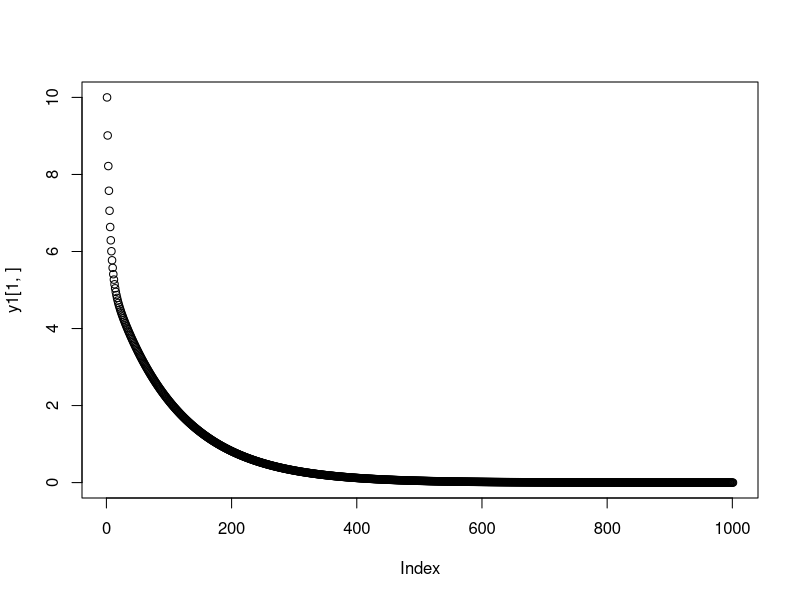
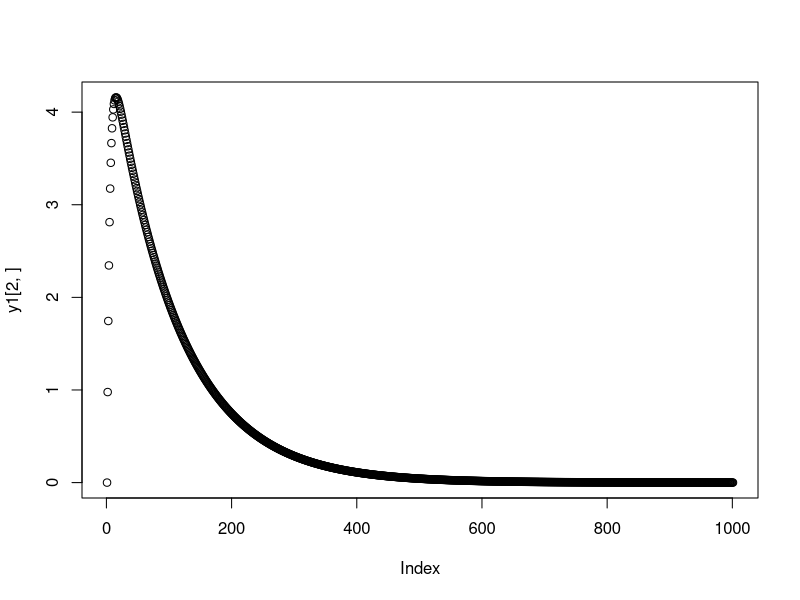
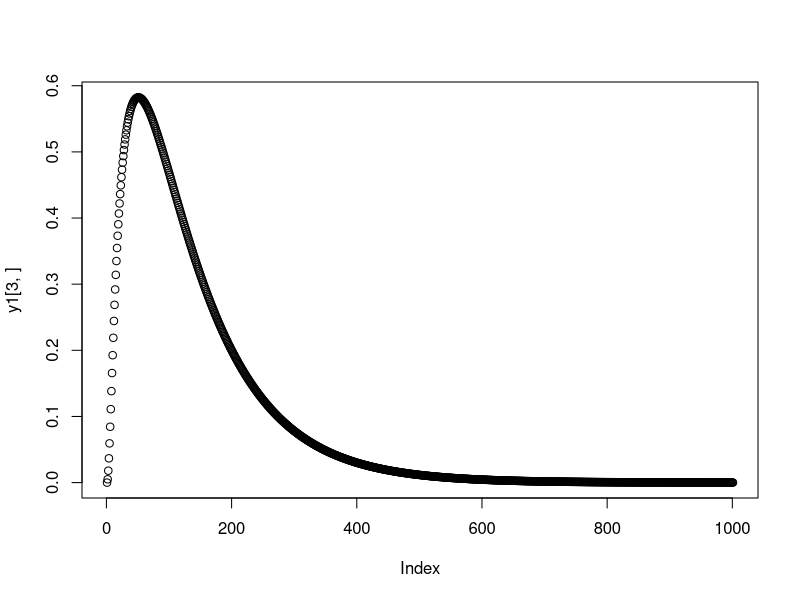
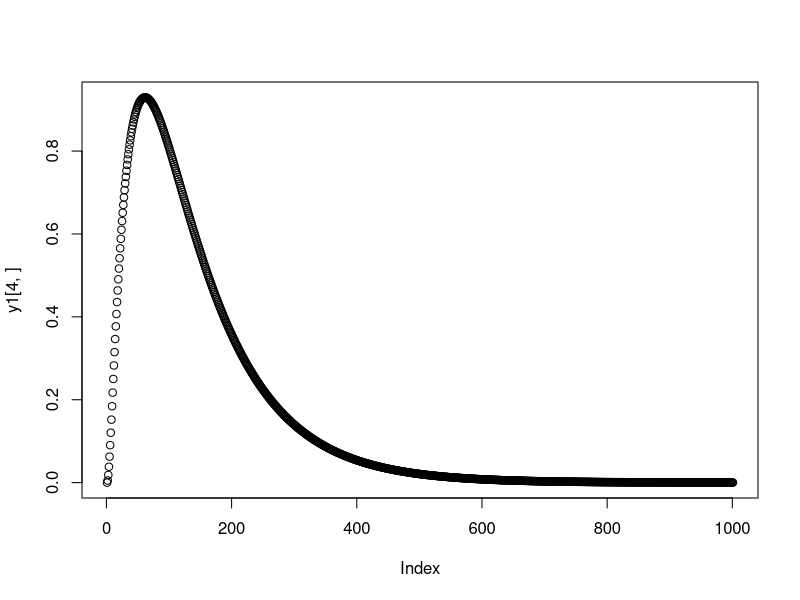
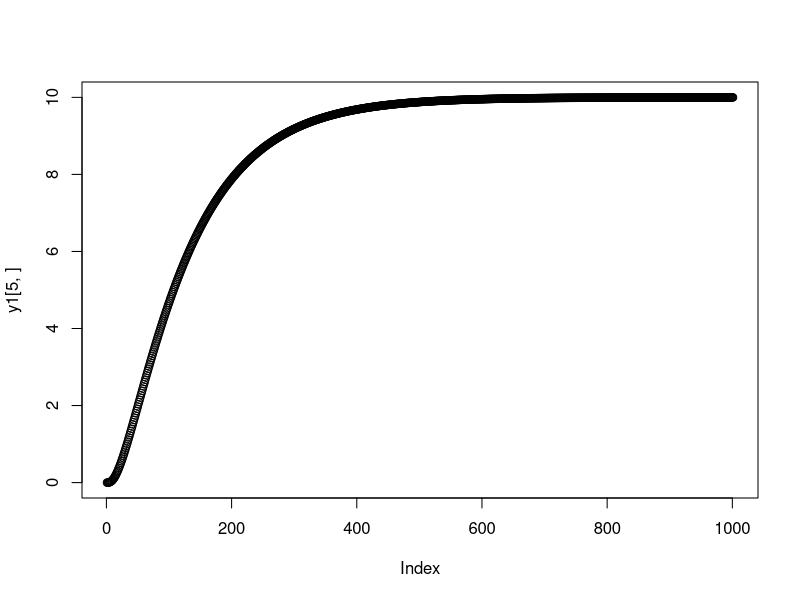
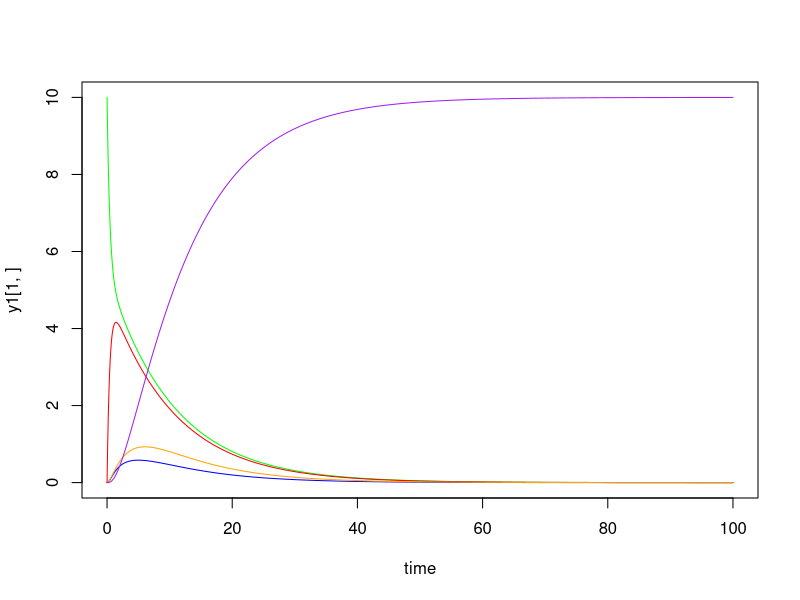

Here is the R script that generated these plots, in order:
Euler <- function(f, c0, t1, t2, tau){
  time = seq(t1, t2, by=tau)
  c = array(0, c(1, length(time)))
  c[1] = c0
  for (i in 1:(length(time)-1)) {
    c[i+1] = c[i]+tau*f(time[i], c[i])
  }
  return(c)
}

heun = function(f, c0, t1, t2, tau){
  time = seq(t1, t2, by=tau)
  c= array(0, c(1, length(time)))
  c[1] = c0
  for (i in 1:(length(time)-1)) {
    k0 = f(time[i], c[i])
    k1 = f(time[i+1], c[i]+tau*k0)
    c[i+1] = c[i]+tau/2*(k0+k1)
  }
  return(c)
}

D = function(t){
  if((t%%10)<0.5) {
    D=2
  } else {
    D= 0
  }
}

f = function(t,c) {
  f = D(t)/9-0.41187*c
}

t1 = 0; t2 = 48
c0 = 0; tau = 0.1
c1 = Euler(f, c0, t1, t2, tau)
c2 = heun(f, c0, t1, t2, tau)

### compartment metode ----

Euler <- function(f, c0, t1, t2, tau) {
  time = seq(t1, t2, by=tau)
  c = array(0, c(length(c0), length(time)))
  c[,1] = c0
  for (i in 1:(length(time)-1)) {
    c[,i+1] = c[,i] + tau*f(time[i], c[,i])
  }
  return(c)
}

Heun <- function(f, c0, t1, t2, tau) {
  time = seq(t1, t2, by=tau)
  c = array(0, c(length(c0), length(time)))
  c[,1] = c0
  for (i in 1:(length(time)-1)) {
    k0 = f(time[i], c[,i])
    k1 = f(time[i+1], c[,i] + tau*k0)
    c[,i+1] = c[,i] + tau/2*(k0+k1)
  }
  return(c)
}

f <- function(t,s){
  k1=1
  k2 = 1
  k3 = 1
  k4 = 1
  k5 = 1
  P = 0.5
  f = array(0, c(3,1))
  f[1] = (k1*P-k4)*s[1] - k2*s[1]*s[2]
  f[2] = k5*s[3]-k3*s[2]
  f[3] = k4*s[1]-k5*s[3]
  
  return(f)
}

t1 = 0; t2 = 48
c0 = c(3,0,0); tau = 0.1
c1 = Euler(f,c0,t1,t2,tau)
c2 = Heun(f, c0, t1, t2, tau)

## Kunge-rutta ----


f <- function(t, s) {
  
# hvis s0 konstant så v0 = 10
#v1 = 10 + c1*(s[2]-s[1])
  
  v1 = c1*(s[2]-s[1])
  v2 = c2*s[2]
  v3 = c3 * s[2]
  v4 = c4*s[4]
  v5 = c5*s[3]
  f = array(0, c(5,1))
  f[1] = v1
  f[2] = -v1 - v2 - v3
  f[3] = v2 + v4 - v5
  f[4] = v3 - v4
  f[5] = v5
  
  return(f)
}

rk4 <- function(f, y0, t1, t2, tau) {
  time = seq(t1, t2, by = tau)
  y = array(0, c(length(y0), length(time)))
  y[,1] = y0
  for (i in 1:(length(time) - 1)) {
    k1 = f(time[i], y[,i])
    k2 = f(time[i] + tau/2, y[,i] + tau/2 * k1)
    k3 = f(time[i] + tau/2, y[,i] + tau/2 * k2)
    k4 = f(time[i] + tau, y[,i] + tau * k3)
    y[,i + 1] = y[,i] + tau/6 * (k1 + 2*k2 + 2*k3 + k4)
  }
  
  return(y)
}

c1 = 1.1; c2 = 0.1; c3 = 0.1; c4 = 0.3; c5 = 1.0
t1 = 0; t2 = 100
tau = 0.1
v0 = 10
y0 = c(10,0,0,0, 0)
y1 = rk4(f, y0, t1, t2, tau)
plot(y1[1,])
plot(y1[2,])
plot(y1[3,])
plot(y1[4,])
plot(y1[5,])

time = seq(t1, t2, by = tau)

plot(time, y1[1,], type = "l", col = "green")
lines(time ,y1[2,], type = "l", col = "red")
lines(time, y1[3,], type = "l", col = "blue")
lines(time, y1[4,], type = "l", col = "orange")
lines(time, y1[5,], type = "l", col = "purple")


par(mfrow = c(2, 3))

## Opgave 1 ----

